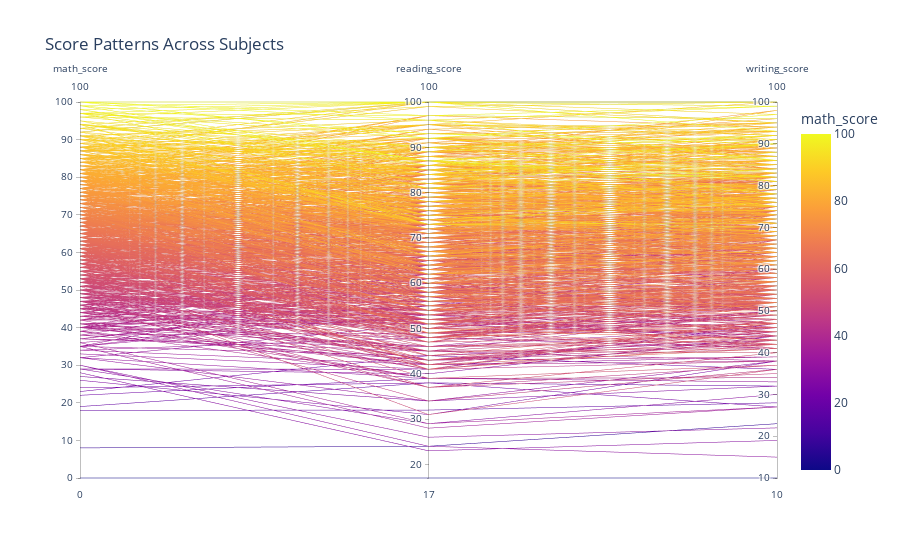

Notebook code cell kept with this figure:
### Code cell
#Parallel Coordinates Plot
fig = px.parallel_coordinates(df, color='math_score',
                            dimensions=['math_score', 'reading_score', 'writing_score'],
                            title='Score Patterns Across Subjects')
fig.show()

### Figure 1 — Plotly figure (JSON) as saved in the notebook; plotly's stock layout.template omitted (floating-point values rounded to 4 significant figures; data arrays with more than 128 entries replaced by an {"elided": "..."} marker saying what was removed)
{"data": [{"dimensions": [{"label": "math_score", "values": {"elided": "1000 int values"}}, {"label": "reading_score", "values": {"elided": "1000 int values"}}, {"label": "writing_score", "values": {"elided": "1000 int values"}}], "domain": {"x": [0, 1], "y": [0, 1]}, "line": {"color": {"elided": "1000 int values"}, "coloraxis": "coloraxis"}, "name": "", "type": "parcoords"}], "layout": {"coloraxis": {"colorbar": {"title": {"text": "math_score"}}, "colorscale": [[0, "#0d0887"], [0.1111, "#46039f"], [0.2222, "#7201a8"], [0.3333, "#9c179e"], [0.4444, "#bd3786"], [0.5556, "#d8576b"], [0.6667, "#ed7953"], [0.7778, "#fb9f3a"], [0.8889, "#fdca26"], [1, "#f0f921"]]}, "legend": {"tracegroupgap": 0}, "title": {"text": "Score Patterns Across Subjects"}}}
